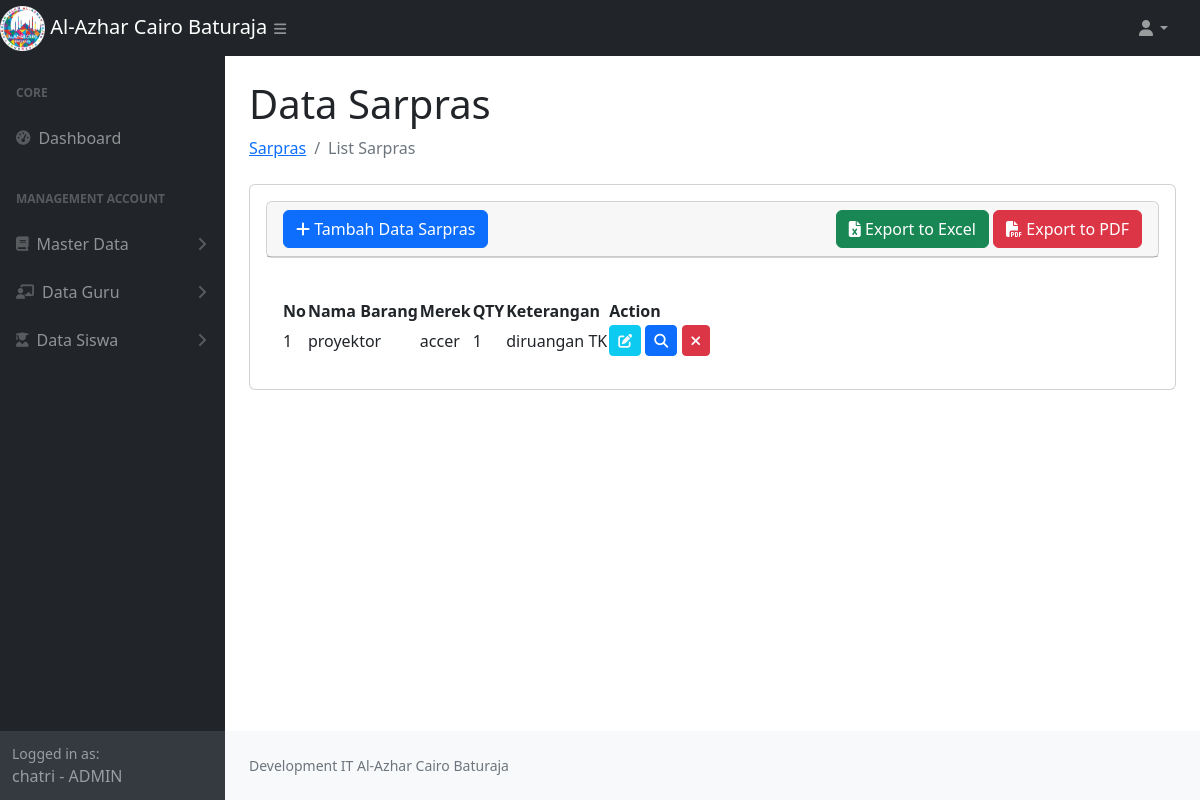
Screenshot of /data_sapras.php (signed in) with the database file from the repository.
### tables this page shows
CREATE TABLE `sapras` (
  `id` int NOT NULL AUTO_INCREMENT COMMENT 'Primary Key',
  `nama_barang` varchar(255) DEFAULT NULL,
  `merek` varchar(255) DEFAULT NULL,
  `image` varchar(255) DEFAULT NULL,
  `qty` int DEFAULT NULL,
  `keterangan` text,
  PRIMARY KEY (`id`)
);

### data_sapras.php (the view, shortened to what this page needs)
<?php
require 'function.php';
$role = $_SESSION['role'];
$nameRole= $_SESSION['name'];
$sql = "SELECT * FROM sapras";
$stmt = $conn->prepare($sql);
$stmt->execute();
$result = $stmt->get_result();
$dataSapras = [];
while ($row = $result->fetch_assoc()) {
    $dataSapras[] = $row;
}
?>
<!DOCTYPE html>
<html lang="en">
    <head>
        <link href="https://cdn.jsdelivr.net/npm/simple-datatables@7.1.2/dist/style.min.css" rel="stylesheet" />
        <link href="css/styles.css" rel="stylesheet" />
        <link rel="stylesheet" href="https://cdnjs.cloudflare.com/ajax/libs/toastr.js/latest/toastr.css">
        <link rel="stylesheet" href="https://cdnjs.cloudflare.com/ajax/libs/font-awesome/6.7.2/css/all.min.css">
    </head>
    <body class="sb-nav-fixed">
        <nav class="sb-topnav navbar navbar-expand navbar-dark bg-dark">
            <div class="d-flex">
                <a class="navbar-brand" href="index.php">
                    <img src="assets/img/logoalazca.png" alt="Gambar" style="width:20%">
                    Al-Azhar Cairo Baturaja
                </a>
                <button class="btn btn-link btn-sm ps-5" id="sidebarToggle" href="#!"><i class="fas fa-bars"></i></button>
            </div>
            <ul class="navbar-nav ms-auto ms-md-0 me-3 me-lg-4">
                <li class="nav-item dropdown">
                    <a class="nav-link dropdown-toggle" id="navbarDropdown" href="#" role="button" data-bs-toggle="dropdown" aria-expanded="false"><i class="fas fa-user fa-fw"></i></a>
                </li>
            </ul>
        </nav>
        <div id="layoutSidenav">
            <div id="layoutSidenav_nav">
                <nav class="sb-sidenav accordion sb-sidenav-dark" id="sidenavAccordion">
                    <div class="sb-sidenav-menu">
                        <div class="nav">
                            <div class="sb-sidenav-menu-heading">Core</div>
                            <div class="nav">
                                <a class="nav-link" href="index.php">
                                    <div class="sb-nav-link-icon"><i class="fas fa-tachometer-alt"></i></div>
                                    Dashboard
                                </a>
                                <div class="sb-sidenav-menu-heading">Management Account</div>
                                <a class="nav-link collapsed" href="#" data-bs-toggle="collapse" data-bs-target="#collapseMasterData" aria-expanded="false" aria-controls="collapseMasterData">
                                    <div class="sb-nav-link-icon"><i class="fas fa-book"></i></div>
                                        Master Data
                                    <div class="sb-sidenav-collapse-arrow"><i class="fas fa-angle-down"></i></div>
                                </a>
                                <a class="nav-link collapsed" href="#" data-bs-toggle="collapse" data-bs-target="#collapseGuru" aria-expanded="false" aria-controls="collapseGuru">
                                    <div class="sb-nav-link-icon"><i class="fas fa-chalkboard-teacher"></i></div>
                                    Data Guru
                                    <div class="sb-sidenav-collapse-arrow"><i class="fas fa-angle-down"></i></div>
                                </a>
                                <a class="nav-link collapsed" href="#" data-bs-toggle="collapse" data-bs-target="#collapseSiswa" aria-expanded="false" aria-controls="collapseSiswa">
                                    <div class="sb-nav-link-icon"><i class="fas fa-user-graduate"></i></div>
                                    Data Siswa
                                    <div class="sb-sidenav-collapse-arrow"><i class="fas fa-angle-down"></i></div>
                                </a>
                            </div>
                        </div>
                    </div>
                    <div class="sb-sidenav-footer">
                        <div class="small">Logged in as:</div>
                       <?= $nameRole.' - '.$role ?>
                    </div>
                </nav>
            </div>
            <div id="layoutSidenav_content">
                <main>
                    <div class="container-fluid px-4">
                        <h1 class="mt-4">Data Sarpras</h1>
                        <ol class="breadcrumb mb-4">
                            <li class="breadcrumb-item"><a href="data_login.php">Sarpras</a></li>
                            <li class="breadcrumb-item active">List Sarpras</li>
                        </ol>
                        <div class="card mb-4">
                            <div class="card-body">
                                <div class="card mb-4">
                                    <div class="card-header">
                                        <div class="col-lg-12 d-flex justify-content-between align-items-center">
                                                <button type="button" class="btn btn-primary" data-bs-toggle="modal" data-bs-target="#modal-create">
                                                    <i class="fas fa-plus"></i> Tambah Data Sarpras
                                                </button>
                                                <div>
                                                    <a href="<?= 'export_sapras.php' ?>" id="exportExcelBtn" class="btn btn-success">
                                                    <i class="fa fa-file-excel"></i> Export to Excel
                                                    </a>
                                                    <a href="<?= 'export_pdf_sapras.php' ?>" id="exportPDFBtn" class="btn btn-danger">
                                                        <i class="fa fa-file-pdf"></i> Export to PDF
                                                    </a>
                                                </div>
                                        </div>
                                    </div>
                                </div>
                                <div class="card-body">
                                    <table id="datatablesSimple">
                                        <thead>
                                            <tr>
                                                <th>No</th>
                                                <th>Nama Barang</th>
                                                <th>Merek</th>
                                                <th>QTY</th>
                                                <th>Keterangan</th>
                                                <th>Action</th>
                                            </tr>
                                        </thead>
                                        <tbody>
                                            <?php
                                                foreach ($dataSapras as $key => $data) {
                                            ?>
                                            <tr>
                                                <td><?= $key + 1; ?></td>
                                                <td><?= $data['nama_barang']; ?></td>
                                                <td><?= $data['merek']; ?></td>
                                                <td><?= $data['qty']; ?></td>
                                                <td><?= $data['keterangan']; ?></td>
                                                <td>
                                                    <a href="javascript:void(0)" data-url="<?= 'show_sapras.php' ?>" data-id="<?= $data['id'] ?>" class="edit btn btn-info btn-sm text-light "> <i class="fas fa-edit"></i></a>
                                                    <a href="javascript:void(0)" data-url="<?= 'show_sapras.php' ?>" data-id="<?= $data['id'] ?>" class="detail btn btn-primary btn-sm"> <i class="fas fa-search"></i></a>
                                                    <a href="javascript:void(0)" data-url="<?= 'delete_sapras.php' ?>" data-id="<?= $data['id'] ?>" class="delete btn btn-danger btn-sm"> <i class="fas fa-times"></i></a>
                                                </td>
                                            </tr>
                                            <?php
                                                }
                                            ?>
                                        </tbody>
                                    </table>
                                </div>
                            </div>
                        </div>
                </main>
                <footer class="py-4 bg-light mt-auto">
                    <div class="container-fluid px-4">
                        <div class="d-flex align-items-center justify-content-between small">
                            <div class="text-muted">Development IT Al-Azhar Cairo Baturaja</div>
                        </div>
                    </div>
                </footer>
            </div>
        </div>
    </body>
</html>

### rows the page displays
sapras: nama_barang "proyektor", merek "accer", qty "1", keterangan "diruangan TK"

### other values shown
$nameRole "chatri"
$role "ADMIN"
